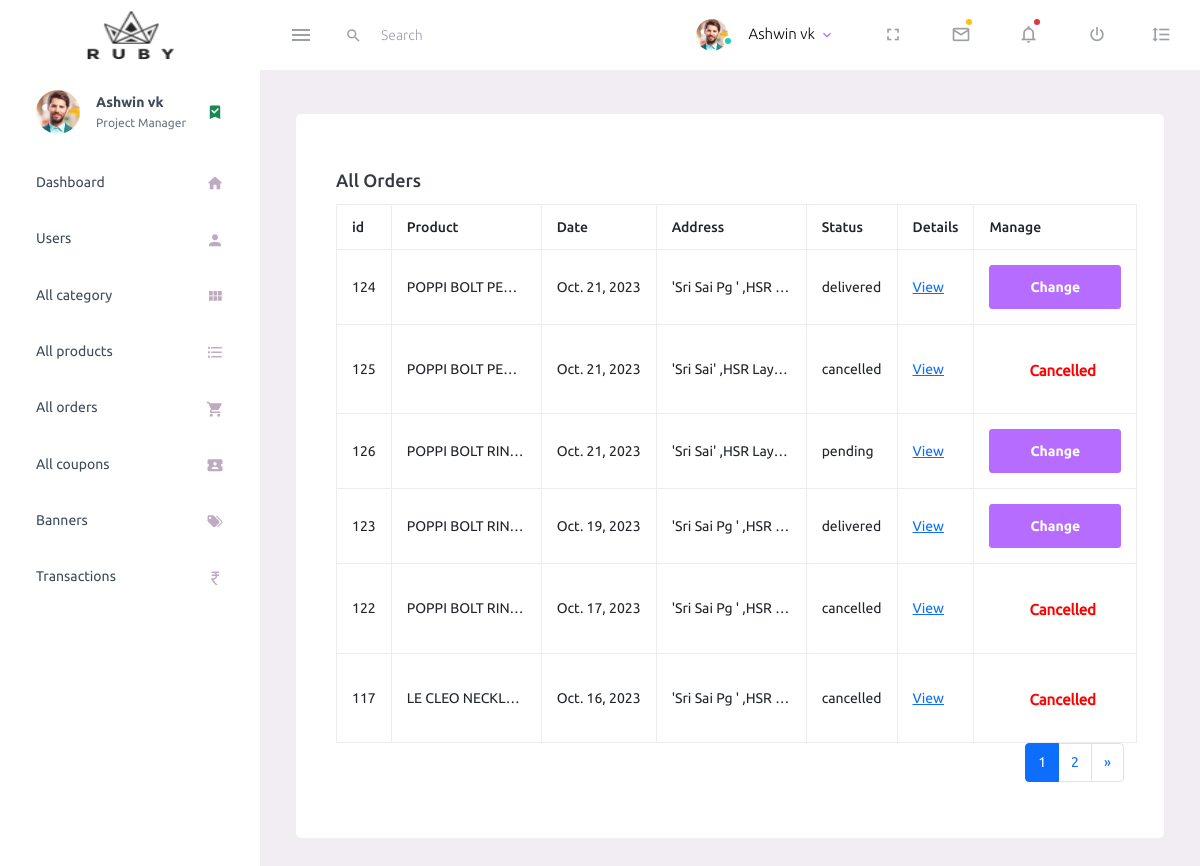
The app's page /user/all_orders/ with its own data.
### shop/models.py (models this page shows, shortened)
class Order(models.Model):
    ORDER_STATUS = (
        ('pending', 'Pending'),
        ('processing','processing'),
        ('shipped','shipped'),
        ('delivered','delivered'),
        ('completed', 'Completed'),
        ('cancelled', 'Cancelled'),
        ('refunded','refunded'),
        ('on_hold','on_hold')
    )
    user           =   models.ForeignKey(CustomUser, on_delete=models.CASCADE)
    address        =   models.ForeignKey(Address, on_delete=models.CASCADE)
    product        =   models.ForeignKey(product, on_delete=models.CASCADE, null=True, blank=True)
    amount         =   models.CharField(max_length=100)
    payment_type   =   models.CharField(max_length=100)
    status         =   models.CharField(max_length=100, choices=ORDER_STATUS, default='pending' )
    quantity       =   models.IntegerField(default=0, null=True, blank=True)
    image          =   models.ImageField(upload_to='products/', null=True, blank=True)
    date           =   models.DateField(auto_now_add=True)
    payment_id     =   models.CharField(max_length=100,null=True,blank=True)
    coupon         =   models.CharField(max_length=30,null=True,blank=True)
    paid           =   models.BooleanField(default=False,blank=True)
    is_deleted     =   models.BooleanField(default=False,blank=True)

class product(models.Model):
    stock=models.IntegerField()
    product_image=models.ImageField(upload_to='product_imgs')
    product_name=models.CharField(max_length=100)
    price=models.IntegerField()
    discount=models.IntegerField(blank=True,null=True)
    product_information=RichTextField()
    categories=models.ForeignKey(sub_category,on_delete=models.CASCADE)
    section=models.ForeignKey(section,on_delete=models.DO_NOTHING,blank=True,null=True)
    rating=models.IntegerField(blank=True,null=True)
    slug=models.SlugField(default='',max_length=500, null=True,blank=True)
    is_deleted=models.BooleanField(default=False)
    class Meta:
        db_table = "app_Product"

class Address(models.Model):
    user=models.ForeignKey(CustomUser,on_delete=models.CASCADE)
    first_name=models.CharField(max_length=20)
    last_name=models.CharField(max_length=20,blank=True,null=True)
    email = models.EmailField( unique=False)
    phoneNumber = models.CharField(max_length=15)
    addressline1 = models.CharField(max_length=255)
    addressline2 = models.CharField(max_length=255,blank=True)
    city = models.CharField(max_length=80)
    state = models.CharField(max_length=20)
    country = models.CharField(max_length=20)
    pin = models.CharField(max_length=20)
    is_deleted = models.BooleanField(default=False)

### user/views.py (the view)
# urls.py: path('all_orders/',views.all_orders,name='all_orders'),
def all_orders(request):
    orders = Order.objects.all().order_by('-date')
    page=Paginator(orders,6)
    page_number = request.GET.get('page')
    orders = page.get_page(page_number)
    context={
        'orders':orders
    }
    return render(request,'admin/pages/tables/all_orders.html',context)

### templates/admin/pages/tables/all_orders.html (shortened to what this page needs)
{% extends 'adminbase.html'%}
{% block content %}
<div class="col-lg-12 grid-margin stretch-card">
    <div class="card">
      <div class="card-body">
        <p> <h4 class="card-title">All Orders</h4>
        <table class="table table-bordered">
            <thead>
            <tr >
                <th> id </th>
                <th> Product </th>
                <th> Date </th>
                <th> Address </th>
                <th> Status </th>
                <th> Details </th>
                <th> Manage </th>
            </tr>
            </thead>
            <tbody>
            {% for i in orders %}
            <tr>
                <td>
                {{i.id}}
                </td>
                            <td style="max-width: 150px; overflow: hidden; text-overflow: ellipsis;">{{i.product.product_name}}</td>
                            <td>{{i.date}}</td>
                            <td style="max-width: 150px; overflow: hidden; text-overflow: ellipsis;">{{ i.address.addressline1 }}</td>
                            <td>{{i.status}}</td>
                            <td><a href="{% url 'view_order' i.id %}" class="btn-add-to-cart">View</a></td>
                            {% if i.status == 'cancelled' %}
                            <td>
                                <p style=" color: red; font-weight: bold; margin-left:40px;margin-top:20px">Cancelled</p>
                            </td>
                            {% elif i.status == 'refunded' %}
                            <td>
                                <p style=" color: red; font-weight: bold;margin-left:40px;margin-top:20px">Returned</p>
                            </td>
                            {% else %}
                            <td>
                            <form action="{% url 'update_order' i.id %}" method="post">
                                <button type="button" class="btn btn-primary mx-auto" data-bs-toggle="modal" data-bs-target="#staticBackdrop{{i.id}}">
                                    Change
                                </button>
                            </form>
                            </td>
                            {% endif %}
                        </tr>
                        {% endfor %}
            </tbody>
        </table>
<div class="d-flex justify-content-end">
    <nav aria-label="Page navigation">
        <ul class="pagination">
            {% for i in orders.paginator.page_range %}
                <li class="page-item {% if i == orders.number %}active{% endif %}">
                    <a class="page-link" href="?page={{ i }}">{{ i }}</a>
                </li>
            {% endfor %}
            {% if orders.has_next %}
                <li class="page-item">
                    <a class="page-link" href="?page={{ orders.next_page_number }}" aria-label="Next">
                        <span aria-hidden="true">&raquo;</span>
                    </a>
                </li>
            {% endif %}
        </ul>
    </nav>
</div>
    </div>
</div>
</div>
  {% endblock %}

### records on screen
Order: id "124", product.product_name "POPPI BOLT PE…", date "Oct. 21, 2023", address.addressline1 "'Sri Sai Pg ' ,HSR…", status "delivered"
Order: id "125", product.product_name "POPPI BOLT PE…", date "Oct. 21, 2023", address.addressline1 "'Sri Sai' ,HSR Lay…", status "cancelled", shows "Cancelled"
Order: id "126", product.product_name "POPPI BOLT RIN…", date "Oct. 21, 2023", address.addressline1 "'Sri Sai' ,HSR Lay…", status "pending"
Order: id "123", product.product_name "POPPI BOLT RIN…", date "Oct. 19, 2023", address.addressline1 "'Sri Sai Pg ' ,HSR…", status "delivered"
Order: id "122", product.product_name "POPPI BOLT RIN…", date "Oct. 17, 2023", address.addressline1 "'Sri Sai Pg ' ,HSR…", status "cancelled", shows "Cancelled"
Order: id "117", product.product_name "LE CLEO NECKL…", date "Oct. 16, 2023", address.addressline1 "'Sri Sai Pg ' ,HSR…", status "cancelled", shows "Cancelled"

### other values on screen
{{ i }} "1" "2"
